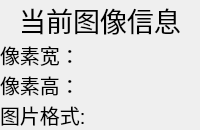
                         <widget class="QWidget" name="widget_51" native="true">
                          <property name="styleSheet">
                           <string notr="true">QWidget#widget_51{
	background-color:rgba(240, 255, 254, 96);
	border-radius: 20px;
	font-size:20px;
}
</string>
                          </property>
                          <layout class="QVBoxLayout" name="verticalLayout_73">
                           <property name="spacing">
                            <number>0</number>
                           </property>
                           <property name="leftMargin">
                            <number>0</number>
                           </property>
                           <property name="topMargin">
                            <number>0</number>
                           </property>
                           <property name="rightMargin">
                            <number>0</number>
                           </property>
                           <property name="bottomMargin">
                            <number>0</number>
                           </property>
                           <item>
                            <widget class="QLabel" name="label_110">
                             <property name="font">
                              <font>
                               <pointsize>20</pointsize>
                              </font>
                             </property>
                             <property name="text">
                              <string>当前图像信息</string>
                             </property>
                             <property name="alignment">
                              <set>Qt::AlignCenter</set>
                             </property>
                            </widget>
                           </item>
                           <item>
                            <layout class="QHBoxLayout" name="horizontalLayout_69">
                             <item>
                              <widget class="QLabel" name="label_119">
                               <property name="font">
                                <font>
                                 <pointsize>15</pointsize>
                                </font>
                               </property>
                               <property name="text">
                                <string>像素宽：</string>
                               </property>
                              </widget>
                             </item>
                            </layout>
                           </item>
                           <item>
                            <layout class="QHBoxLayout" name="horizontalLayout_74">
                             <item>
                              <widget class="QLabel" name="label_120">
                               <property name="font">
                                <font>
                                 <pointsize>15</pointsize>
                                </font>
                               </property>
                               <property name="text">
                                <string>像素高：</string>
                               </property>
                              </widget>
                             </item>
                            </layout>
                           </item>
                           <item>
                            <layout class="QHBoxLayout" name="horizontalLayout_75">
                             <item>
                              <widget class="QLabel" name="label_121">
                               <property name="font">
                                <font>
                                 <pointsize>15</pointsize>
                                </font>
                               </property>
                               <property name="text">
                                <string>图片格式:</string>
                               </property>
                              </widget>
                             </item>
                            </layout>
                           </item>
                          </layout>
                         </widget>
